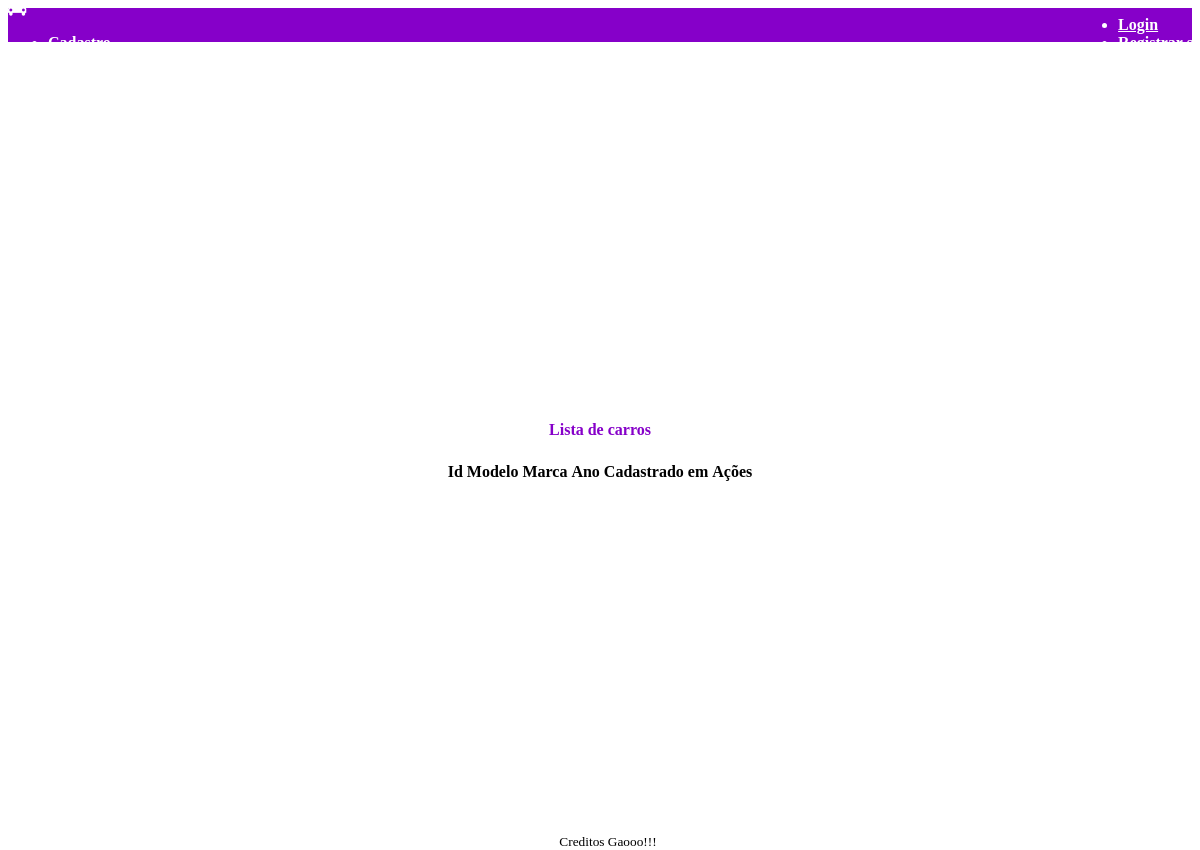
Page /listar_carros on the earlier database version.
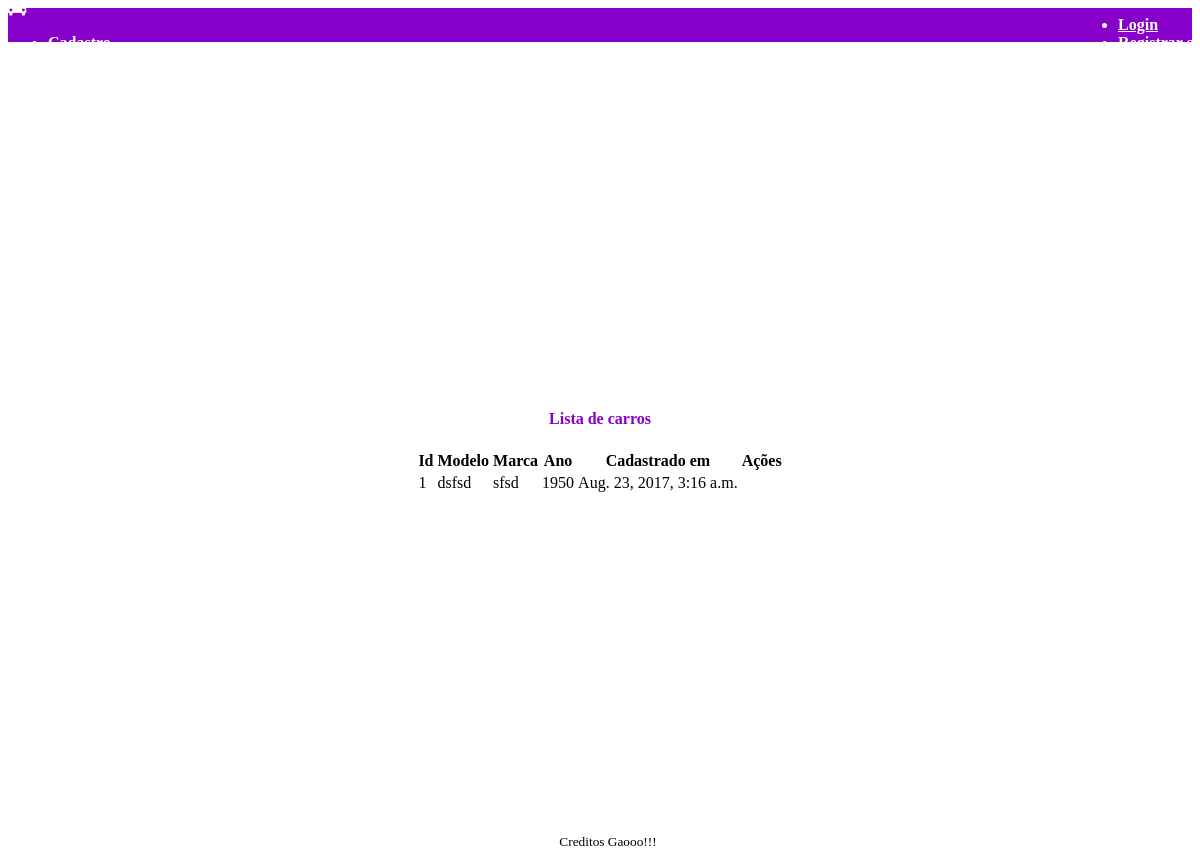
Same page on the later database version.
### carro/models.py (models this page shows, shortened)
class Carro(models.Model):
    modelo = models.CharField(max_length=200, null=False)
    marca = models.CharField(max_length=200, null=False)
    ano = models.PositiveIntegerField(validators=[MinValueValidator(1900)], null=False)
    created_date = models.DateTimeField(auto_now_add=True)

### carro/views.py (the view)
# urls.py: url(r'^listar_carros', listar_carro, name='carro_list'),
def listar_carro(request, template_name="carro_list.html"):
    carro = Carro.objects.all()
    is_authenticated = request.user.is_authenticated()
    print(request.user.is_authenticated())
    return render(request, template_name, {'lista': carro, 'is_authenticated': is_authenticated})

### carro/templates/carro_list.html (shortened to what this page needs)
{% extends 'layout.html' %}
{% block content %}
    <h4 class="sp__purple">Lista de carros</h4>
    <table class="pure-table pure-table-striped">
        {% include 'table_header.html' %}
        <tbody>
        {% for carro in lista %}
            <tr>
                <td>{{ carro.pk }}</td>
                <td>{{ carro.modelo }}</td>
                <td>{{ carro.marca }}</td>
                <td>{{ carro.ano }}</td>
                <td>{{ carro.created_date }}</td>
                <td>
                </td>
            </tr>
        {% endfor %}
        </tbody>
    </table>
{% endblock content %}

Differences in the rows shown:
added Carro: pk "1", modelo "dsfsd", marca "sfsd", ano "1950", created_date "Aug. 23, 2017, 3:16 a.m."
